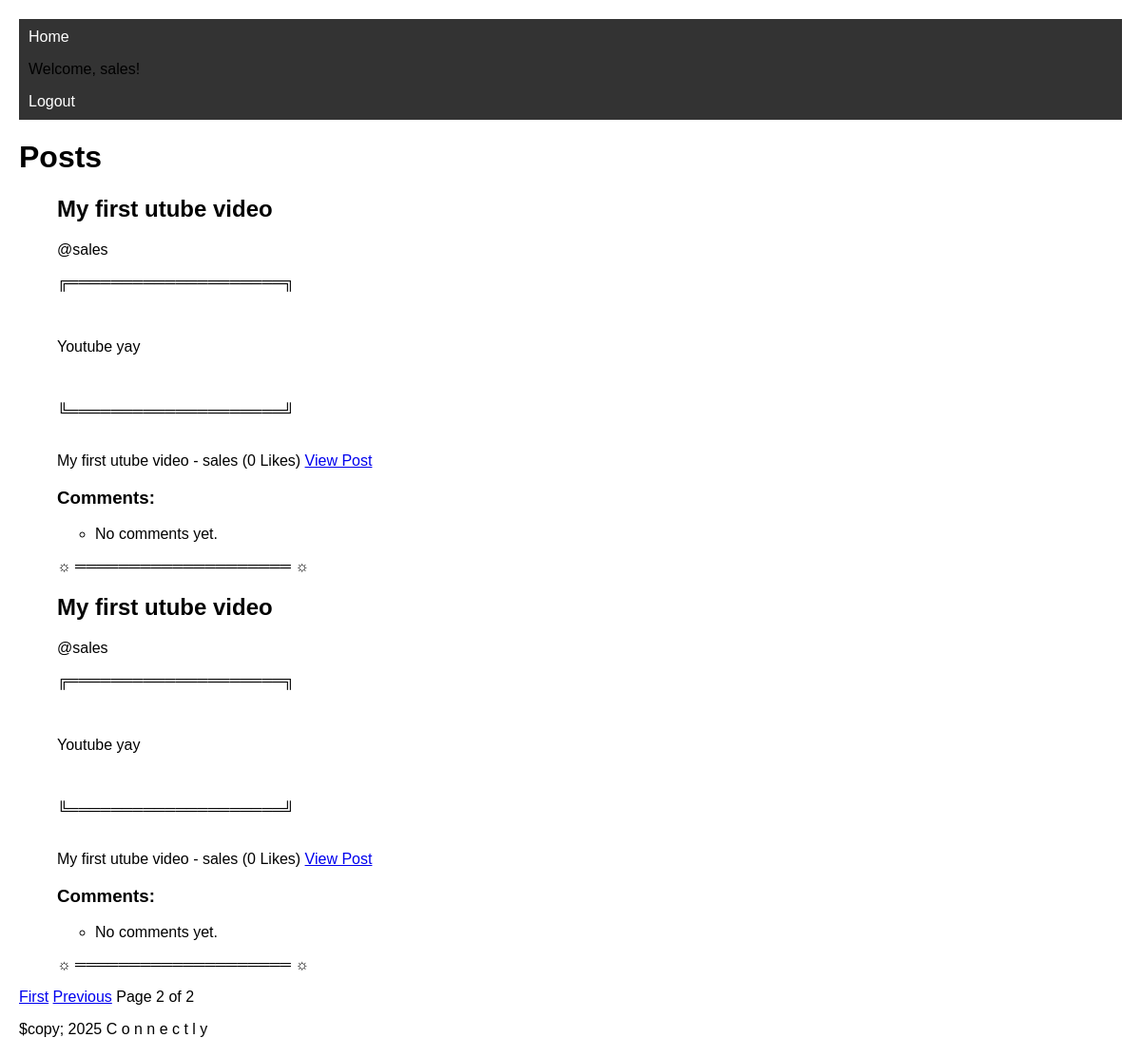
The page /posts/?page=2 (signed in) on the database as committed earlier.
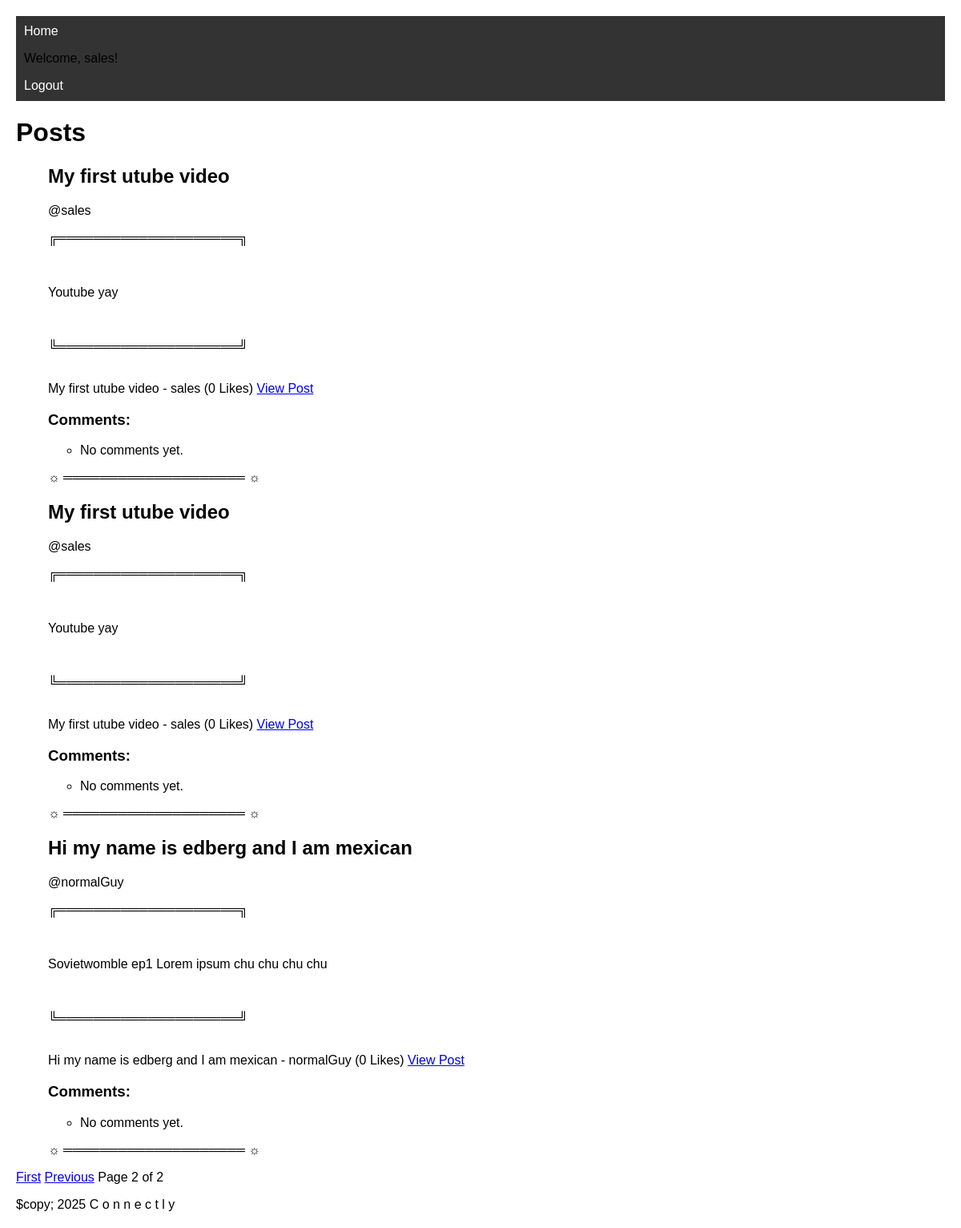
The same page on the database as committed later.
### posts/models.py (models this page shows, shortened)
class Post (models.Model):
    POST_TYPES = {
        'text': 'Text Post',
        'image': 'Image Post',
        'video': 'Video Post'
    }
    author = models.ForeignKey(User, on_delete=models.CASCADE, default=1)
    post_type = models.CharField(max_length=10, choices=POST_TYPES.items(), default='text')
    title = models.CharField(max_length=255, default='defaulttitle')  # Title field added
    content = models.TextField(blank=True, null=True)
    likes = models.ManyToManyField(User, related_name="liked_posts", blank=True)
    metadata = models.JSONField(default=dict, blank=True, null=True)
    created_at = models.DateTimeField(auto_now_add=True)
    def total_likes(self):
        return self.likes.count()

### posts/views.py (the view)
# urls.py: path('posts/', post_list, name="post-list"),
@login_required
def post_list(request):
    posts = Post.objects.all() #to order posts
    paginator = Paginator(posts, 5) # Going to be showing 5 posts per page
    page_number = request.GET.get('page')
    posts = paginator.get_page(page_number)
    return render(request, 'index.html', {'posts': posts})

### posts/templates/index.html (shortened to what this page needs)
{% extends "base.html" %}
{% block content %}
    <h1>Posts</h1>
        <ul id="post-list">
            {% for post in posts %}
                <div class="post-header">
                    <h2>{{ post.title }}</h2>
                    <p> @{{post.author }}</p>
                </div>
                <p>╔════════════════════╗</p>
                <br>
                <p>{{ post.content }}</p>
                <br>
                <p>╚════════════════════╝</p>
                <br>
                {{ post.title }} - {{ post.author }} ({{ post.total_likes }} Likes)
                <a href="{% url 'post_detail' post.id %}">View Post</a>
                <h3>Comments:</h3>
                <ul>
                    {% for comment in post.comments.all %}
                        <li>{{ comment.author }}: {{ comment.text }}</li>
                    {% empty %}
                        <li>No comments yet.</li>
                    {% endfor %}
                </ul>
                <p>☼ ════════════════════ ☼  </p>
            {% empty %}
                <p>No posts available.</p>
            {% endfor %}
        </ul>
        <div class="pagination">
            {% if posts.has_previous %}
                <a href="?page=1">First</a>
                <a href="?page={{ posts.previous_page_number }}">Previous</a>
            {% endif %}
            <span>Page {{ posts.number }} of {{ posts.paginator.num_pages }}</span>
        </div>
{% endblock %}

Rows that differ between the two databases and show on the page:
added Post: title "Hi my name is edberg and I am mexican", author "normalGuy", content "Sovietwomble ep1 Lorem ipsum chu chu chu chu", total_likes "0"
